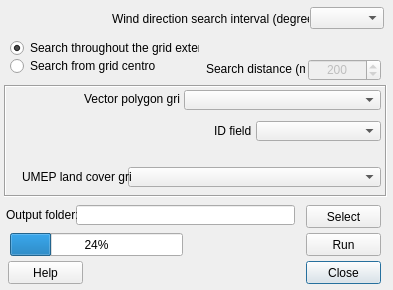
<?xml version="1.0" encoding="UTF-8"?>
<ui version="4.0">
 <class>LandCoverFractionGridDialogBase</class>
 <widget class="QDialog" name="LandCoverFractionGridDialogBase">
  <property name="geometry">
   <rect>
    <x>0</x>
    <y>0</y>
    <width>393</width>
    <height>290</height>
   </rect>
  </property>
  <property name="windowTitle">
   <string>Land Cover Fraction Grid</string>
  </property>
  <widget class="QComboBox" name="degreeBox">
   <property name="geometry">
    <rect>
     <x>310</x>
     <y>7</y>
     <width>74</width>
     <height>22</height>
    </rect>
   </property>
  </widget>
  <widget class="QFrame" name="frame">
   <property name="geometry">
    <rect>
     <x>4</x>
     <y>85</y>
     <width>383</width>
     <height>112</height>
    </rect>
   </property>
   <property name="frameShape">
    <enum>QFrame::Box</enum>
   </property>
   <property name="frameShadow">
    <enum>QFrame::Sunken</enum>
   </property>
   <widget class="QComboBox" name="comboBox_Polygrid">
    <property name="geometry">
     <rect>
      <x>180</x>
      <y>5</y>
      <width>197</width>
      <height>20</height>
     </rect>
    </property>
    <property name="toolTip">
     <string>&lt;!DOCTYPE HTML PUBLIC &quot;-//W3C//DTD HTML 4.0//EN&quot; &quot;http://www.w3.org/TR/REC-html40/strict.dtd&quot;&gt;
&lt;html&gt;&lt;head&gt;&lt;meta name=&quot;qrichtext&quot; content=&quot;1&quot; /&gt;&lt;style type=&quot;text/css&quot;&gt;
p, li { white-space: pre-wrap; }
&lt;/style&gt;&lt;/head&gt;&lt;body style=&quot; font-family:'MS Shell Dlg 2'; font-size:8.25pt; font-weight:400; font-style:normal;&quot;&gt;
&lt;p style=&quot; margin-top:0px; margin-bottom:0px; margin-left:0px; margin-right:0px; -qt-block-indent:0; text-indent:0px;&quot;&gt;&lt;span style=&quot; font-size:8pt;&quot;&gt;This Polygon layer could include one single or mutiple squares &lt;/span&gt;&lt;/p&gt;&lt;/body&gt;&lt;/html&gt;</string>
    </property>
   </widget>
   <widget class="QComboBox" name="comboBox_lcgrid">
    <property name="geometry">
     <rect>
      <x>124</x>
      <y>82</y>
      <width>253</width>
      <height>20</height>
     </rect>
    </property>
   </widget>
   <widget class="QLabel" name="label_2">
    <property name="geometry">
     <rect>
      <x>18</x>
      <y>84</y>
      <width>109</width>
      <height>16</height>
     </rect>
    </property>
    <property name="text">
     <string>UMEP land cover grid:</string>
    </property>
    <property name="buddy">
     <cstring>comboBox_lcgrid</cstring>
    </property>
   </widget>
   <widget class="QComboBox" name="comboBox_Field">
    <property name="geometry">
     <rect>
      <x>252</x>
      <y>36</y>
      <width>125</width>
      <height>20</height>
     </rect>
    </property>
    <property name="toolTip">
     <string>Attribut ID should be a unique number or string for each polygon </string>
    </property>
   </widget>
   <widget class="QLabel" name="label">
    <property name="geometry">
     <rect>
      <x>80</x>
      <y>6</y>
      <width>96</width>
      <height>16</height>
     </rect>
    </property>
    <property name="text">
     <string>Vector polygon grid:</string>
    </property>
    <property name="buddy">
     <cstring>comboBox_Polygrid</cstring>
    </property>
   </widget>
   <widget class="QLabel" name="label_5">
    <property name="geometry">
     <rect>
      <x>210</x>
      <y>38</y>
      <width>38</width>
      <height>16</height>
     </rect>
    </property>
    <property name="text">
     <string>ID field:</string>
    </property>
   </widget>
  </widget>
  <widget class="QPushButton" name="closeButton">
   <property name="enabled">
    <bool>true</bool>
   </property>
   <property name="geometry">
    <rect>
     <x>306</x>
     <y>261</y>
     <width>75</width>
     <height>23</height>
    </rect>
   </property>
   <property name="text">
    <string>Close</string>
   </property>
  </widget>
  <widget class="QLineEdit" name="textOutput">
   <property name="geometry">
    <rect>
     <x>76</x>
     <y>205</y>
     <width>219</width>
     <height>20</height>
    </rect>
   </property>
  </widget>
  <widget class="QLabel" name="label_8">
   <property name="geometry">
    <rect>
     <x>112</x>
     <y>11</y>
     <width>197</width>
     <height>16</height>
    </rect>
   </property>
   <property name="text">
    <string>Wind direction search interval (degrees):</string>
   </property>
  </widget>
  <widget class="QPushButton" name="pushButtonHelp">
   <property name="geometry">
    <rect>
     <x>8</x>
     <y>261</y>
     <width>75</width>
     <height>23</height>
    </rect>
   </property>
   <property name="text">
    <string>Help</string>
   </property>
  </widget>
  <widget class="QRadioButton" name="radioButtonCenter">
   <property name="geometry">
    <rect>
     <x>10</x>
     <y>57</y>
     <width>145</width>
     <height>18</height>
    </rect>
   </property>
   <property name="text">
    <string>Search from grid centroid</string>
   </property>
  </widget>
  <widget class="QPushButton" name="runButton">
   <property name="geometry">
    <rect>
     <x>306</x>
     <y>233</y>
     <width>75</width>
     <height>23</height>
    </rect>
   </property>
   <property name="text">
    <string>Run</string>
   </property>
  </widget>
  <widget class="QLabel" name="label_7">
   <property name="geometry">
    <rect>
     <x>206</x>
     <y>61</y>
     <width>99</width>
     <height>16</height>
    </rect>
   </property>
   <property name="text">
    <string>Search distance (m):</string>
   </property>
  </widget>
  <widget class="QSpinBox" name="spinBoxDistance">
   <property name="enabled">
    <bool>false</bool>
   </property>
   <property name="geometry">
    <rect>
     <x>308</x>
     <y>59</y>
     <width>73</width>
     <height>22</height>
    </rect>
   </property>
   <property name="alignment">
    <set>Qt::AlignCenter</set>
   </property>
   <property name="suffix">
    <string/>
   </property>
   <property name="minimum">
    <number>1</number>
   </property>
   <property name="maximum">
    <number>10000</number>
   </property>
   <property name="singleStep">
    <number>10</number>
   </property>
   <property name="value">
    <number>200</number>
   </property>
  </widget>
  <widget class="QRadioButton" name="radioButtonExtent">
   <property name="geometry">
    <rect>
     <x>10</x>
     <y>39</y>
     <width>189</width>
     <height>18</height>
    </rect>
   </property>
   <property name="text">
    <string>Search throughout the grid extent</string>
   </property>
   <property name="checked">
    <bool>true</bool>
   </property>
  </widget>
  <widget class="QProgressBar" name="progressBar">
   <property name="geometry">
    <rect>
     <x>10</x>
     <y>233</y>
     <width>173</width>
     <height>23</height>
    </rect>
   </property>
   <property name="value">
    <number>24</number>
   </property>
  </widget>
  <widget class="QPushButton" name="pushButtonSave">
   <property name="geometry">
    <rect>
     <x>306</x>
     <y>205</y>
     <width>75</width>
     <height>23</height>
    </rect>
   </property>
   <property name="text">
    <string>Select</string>
   </property>
  </widget>
  <widget class="QLabel" name="label_6">
   <property name="geometry">
    <rect>
     <x>6</x>
     <y>207</y>
     <width>71</width>
     <height>16</height>
    </rect>
   </property>
   <property name="text">
    <string>Output folder:</string>
   </property>
  </widget>
 </widget>
 <resources/>
 <connections>
  <connection>
   <sender>closeButton</sender>
   <signal>clicked()</signal>
   <receiver>LandCoverFractionGridDialogBase</receiver>
   <slot>accept()</slot>
   <hints>
    <hint type="sourcelabel">
     <x>343</x>
     <y>509</y>
    </hint>
    <hint type="destinationlabel">
     <x>196</x>
     <y>263</y>
    </hint>
   </hints>
  </connection>
 </connections>
</ui>
